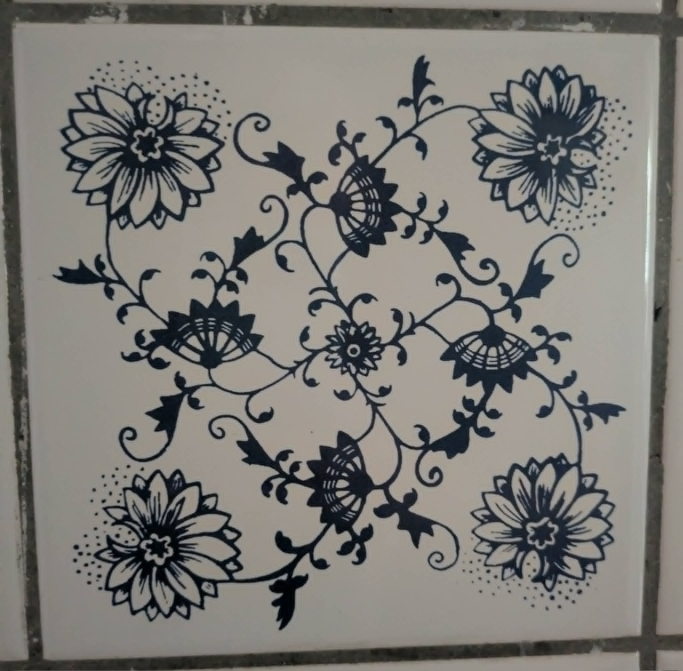
#> input picture data/tile_single.jpg, 2048 x 2012 px, found by its file name (shown at 1/3 size)
$ python theseus.py
#> lines starting #> are read from the running program, lines starting #| are printed output that depends on the picture; after the words box and inside, x2 and y2 are one past the last pixel; in counts of white or black regions, pixels touching at a corner belong together
### src/trace.py
"""Turn the photographed tile into strokes.

Threshold the ink, thin it to a one-pixel skeleton (Zhang-Suen), then walk the
skeleton into polylines, breaking at junctions. These polylines are what the
pen draws; fitting Beziers to them is a later refinement, not needed to see it
move.
"""
import json
import numpy as np
from PIL import Image

TILE = "data/tile_single.jpg"
CENTRE, HALF = (1054, 1038), 880          # from src/symmetry.py
N = 700


def ink_mask(path=TILE, n=N, pct=28.0):
#> called with path = 'data/tile_single.jpg', n = 501, pct = 28
    A = np.asarray(Image.open(path).convert("L"), dtype=np.float64)
    cx, cy = CENTRE
    sub = A[cy - HALF:cy + HALF, cx - HALF:cx + HALF]
    sub = np.asarray(Image.fromarray(sub).resize((n, n), Image.BILINEAR), float)
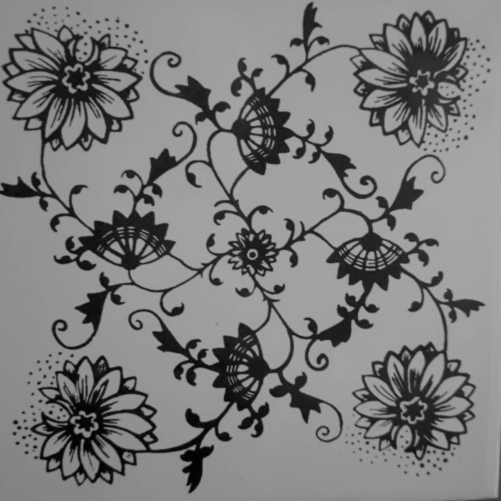
#> sub: shape (501, 501) float64; min 1.2, max 172.2, mean 125.4
    # the photo has a lighting gradient; flatten it before thresholding
    yy, xx = np.mgrid[0:n, 0:n] / n
    Aq = np.stack([np.ones_like(xx).ravel(), xx.ravel(), yy.ravel(),
                   (xx * yy).ravel(), (xx ** 2).ravel(), (yy ** 2).ravel()], 1)
    coef, *_ = np.linalg.lstsq(Aq, sub.ravel(), rcond=None)
#> coef = [126.6, -13.56, -14.72, 8.03, 31.3, 1.56]
    flat = sub - (Aq @ coef).reshape(n, n)
    return flat < np.percentile(flat, pct)
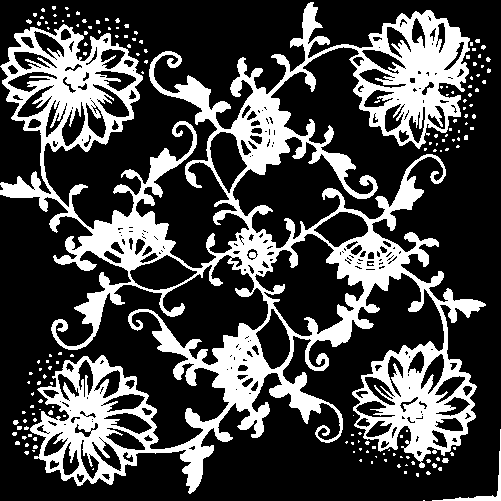
#> returned value: shape (501, 501) bool; 28% white; 157 white regions (152 under 20 px), largest, box (x1, y1, x2, y2) and area: (0, 2, 486, 494) 68293, (432, 429, 501, 501) 365, (442, 458, 449, 463) 28, (13, 420, 19, 425) 23, (48, 410, 53, 415) 20


# [64 lines left out: functions _nb, thin, polylines, not called in this run]


# [13 lines that do not run on import are left out]

### src/fourier.py
"""The equation that draws the tile. Cosines, and nothing else.

Put the origin on the tile's four-fold centre. A real image with C4 symmetry
about the origin has purely real Fourier coefficients -- because reality gives
F(-k) = conj F(k), C4 gives F(-k) = F(k), and the two together leave no
imaginary part. So there are no sine terms. The whole tile is

    C_mn(x,y) = cos(2pi(mx+ny)/L) + cos(2pi(-nx+my)/L)

    f(x,y) = sum over p4 orbits of  a_mn * C_mn(x,y)

    blue where f(x,y) > theta

Every a_mn is measured off the photograph, not chosen. Raising the cutoff K on
m^2+n^2 is the tile drawing itself.

Where the chirality is: p4 has no mirrors, so (m,n) and (n,m) are different
orbits and a_mn need not equal a_nm. In p4m they would be equal. The imbalance
between them is the curl of the tendrils, as one number.
"""
import numpy as np

import sys, os
sys.path.insert(0, os.path.dirname(__file__))
from trace import ink_mask

N = 501                      # odd, so the quarter turn has an exact fixed point
C = (N - 1) // 2


def p4_symmetrise(img):
    return sum(np.rot90(img, j) for j in range(4)) / 4.0


def centred(img):
    """Move the four-fold centre to index (0,0)."""
    return np.roll(img, (-C, -C), axis=(0, 1))


def coefficients(img):
    """F[u,v] with f(y,x) = sum F[u,v] exp(2pi i (u y + v x) / N)."""
    return np.fft.fft2(img) / img.size


def orbits(K):
    """One representative per p4 orbit inside |k| <= K."""
    out, seen = [], set()
    R = int(np.floor(K))
    for u in range(-R, R + 1):
        for v in range(-R, R + 1):
            if u * u + v * v > K * K:
                continue
            orb = {(u, v), (-v, u), (-u, -v), (v, -u)}
            key = min(orb)
            if key in seen:
                continue
            seen.add(key)
            out.append((key, len(orb), orb))
    return out


def band(F, K):
#> called with F = array of shape (501, 501), K = 120
    n = F.shape[0]
#> n = 501
    k = np.fft.fftfreq(n) * n
    U, V = np.meshgrid(k, k, indexing="ij")
    return np.where(U * U + V * V <= K * K, F, 0)


def synth(F, K=None):
    G = F if K is None else band(F, K)
    return np.real(np.fft.ifft2(G)) * G.size
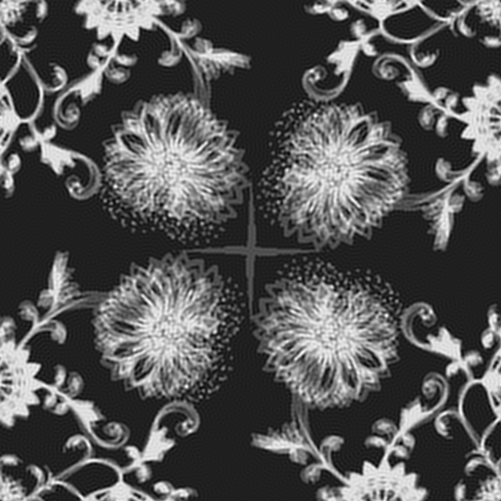
#> returned value: shape (501, 501) float64; min -0.165, max 1.17, mean 0.28; drawn with min black and max white


# [24 lines left out: functions series, chirality, not called in this run]


# [13 lines that do not run on import are left out]

### src/theseus.py
"""Replace the tile plank by plank. When does it stop being the tile?

The spectrum turned out to be generic: src/fractal.py measured the tail at
k^-1.85 against k^-2.01 for a smooth boundary, which is Porod's law and holds
for anything with edges. If the magnitudes |a_mn| carry no identity, then all
of it is in the signs -- and the ship can be rebuilt from its own timber and
come back a different ship.

So: keep every magnitude exactly, flip a fraction p of the signs, and score
against the original. Three orders, because which planks you replace first is
the whole question:

    fine first    the small coefficients, the detail
    coarse first  the big ones, the layout
    random        no preference

The floor is not zero. Two unrelated patterns at the same ink fraction still
overlap by chance, and that number is measured here rather than assumed.
"""
import numpy as np

import sys, os
sys.path.insert(0, os.path.dirname(__file__))
from trace import ink_mask
from fourier import N, C, p4_symmetrise, centred, coefficients, synth, orbits, band

K = 120


def setup():
    m = p4_symmetrise(ink_mask(n=N).astype(float))
    F = coefficients(centred(m))
    ref = np.roll(synth(F, K), (C, C), axis=(0, 1)) > 0.5
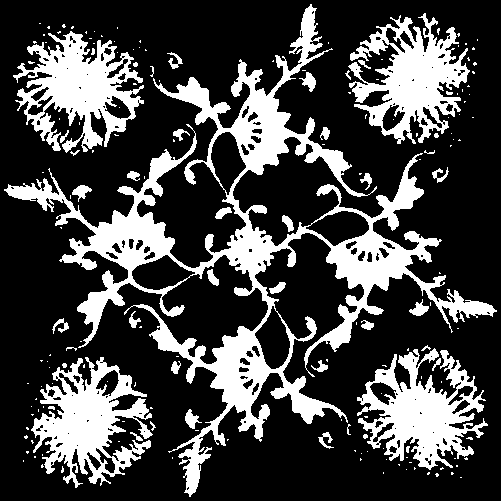
#> ref: shape (501, 501) bool; 27% white; 177 white regions (132 under 20 px), largest, box (x1, y1, x2, y2) and area: (4, 4, 497, 497) 34448, (348, 13, 470, 144) 7493, (13, 31, 144, 153) 7493
    return F, ref, float(ref.mean())


def iou(a, b):
    u = np.count_nonzero(a | b)
    return np.count_nonzero(a & b) / u if u else 0.0


def flip(F, keys, ink, seed=0):
    """Flip the sign of the given orbits, then re-threshold to the same ink."""
    G = F.copy()
    rng = np.random.default_rng(seed)
    for (u, v) in keys:
        s = -1.0 if rng.random() < 0.5 else 1.0     # a random plank, not a flipped one
        for (p, q) in {(u, v), (-v, u), (-u, -v), (v, -u)}:
            G[p % N, q % N] = s * G[p % N, q % N]
    f = np.roll(synth(G, K), (C, C), axis=(0, 1))
    return f > np.percentile(f, 100 * (1 - ink))


def run(fracs=np.linspace(0, 1, 21)):
    F, ref, ink = setup()
#> ink = 0.27
    orb = [uv for uv, _, _ in orbits(K) if uv != (0, 0)]
    mag = {uv: abs(F[uv[0] % N, uv[1] % N].real) for uv in orb}
#> mag = 11306 items
    fine = sorted(orb, key=lambda uv: (uv[0] ** 2 + uv[1] ** 2), reverse=True)
    coarse = list(reversed(fine))
    rng = np.random.default_rng(1)
    rand = [tuple(x) for x in np.array(orb)[rng.permutation(len(orb))]]

    rows = []
    for p in fracs:
        n = int(round(p * len(orb)))
        rows.append({"p": round(float(p), 3),
                     "fine": round(iou(flip(F, fine[:n], ink, seed=3), ref), 4),
                     "coarse": round(iou(flip(F, coarse[:n], ink, seed=3), ref), 4),
                     "random": round(iou(flip(F, rand[:n], ink, seed=3), ref), 4)})
#> this loop made 21 passes
#> pass 1, in flip, `f = np.roll(synth(G, K), (C, C), axis=(0, 1))`:
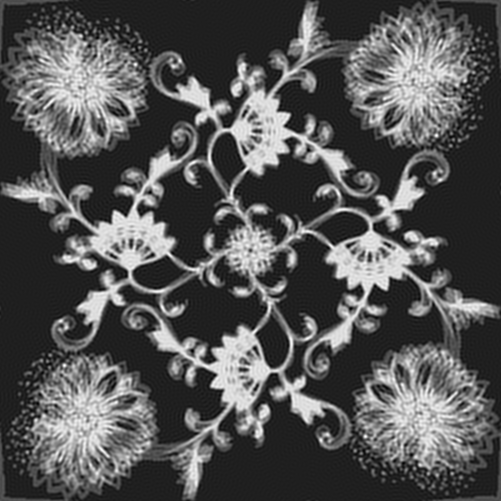
#> f: shape (501, 501) float64; min -0.165, max 1.17, mean 0.28; drawn with min black and max white
#> pass 2, in flip (call 5), `f = np.roll(synth(G, K), (C, C), axis=(0, 1))`:
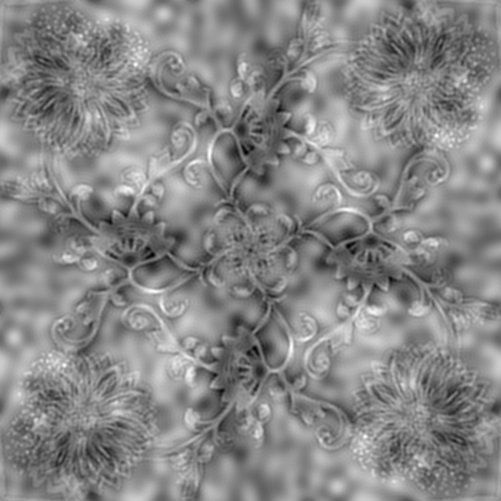
#> f: shape (501, 501) float64; min -1.22, max 1.61, mean 0.28; drawn with min black and max white
#> after the loop, rows = 21 items
    # chance floor: two independent full sign-scrambles
    a = flip(F, orb, ink, seed=11)
#> a: shape (501, 501) bool; 27% white; 633 white regions (496 under 20 px), largest, box (x1, y1, x2, y2) and area: (322, 19, 470, 202) 7785, (19, 31, 202, 179) 7785, (31, 299, 179, 482) 7785
    b = flip(F, orb, ink, seed=22)
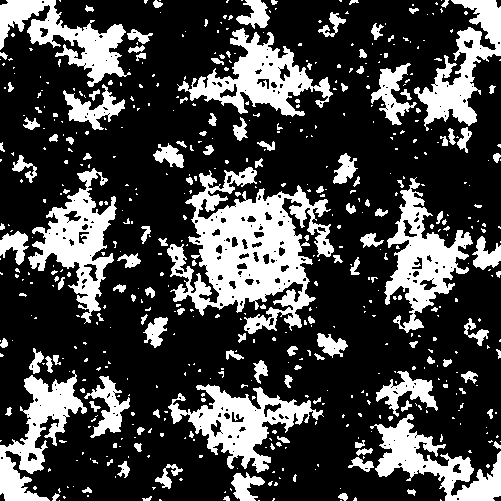
#> b: shape (501, 501) bool; 27% white; 557 white regions (420 under 20 px), largest, box (x1, y1, x2, y2) and area: (167, 167, 334, 334) 12805, (177, 28, 333, 117) 4992, (28, 168, 117, 324) 4992
    return rows, round(iou(a, b), 4), ink, len(orb)


if __name__ == "__main__":
    rows, floor, ink, n = run()
#> rows = 21 items; floor = 0.186; ink = 0.27; n = 11306
    print("K=%d, %d orbits, ink held at %.3f" % (K, n, ink))
#| K=120, 11306 orbits, ink held at 0.270
    print("chance floor (two unrelated sign-scrambles): IoU %.4f\n" % floor)
#| chance floor (two unrelated sign-scrambles): IoU 0.1859
    print("  %8s %10s %10s %10s" % ("replaced", "fine first", "coarse 1st", "random"))
    for r in rows:
        print("  %7.0f%% %10.4f %10.4f %10.4f"
              % (100 * r["p"], r["fine"], r["coarse"], r["random"]))
#> this loop made 21 passes
#> r on passes 1 to 11: {'p': 0, 'fine': 1, 'coarse': 1, 'random': 1}, {'p': 0.05, 'fine': 0.968, 'coarse': 0.149, 'random': 0.925}, {'p': 0.1, 'fine': 0.955, 'coarse': 0.135, 'random': 0.842}, {'p': 0.15, 'fine': 0.945, 'coarse': 0.122, 'random': 0.795}, {'p': 0.2, 'fine': 0.932, 'coarse': 0.121, 'random': 0.754}, {'p': 0.25, 'fine': 0.922, 'coarse': 0.117, 'random': 0.715}, {'p': 0.3, 'fine': 0.915, 'coarse': 0.114, 'random': 0.684}, {'p': 0.35, 'fine': 0.907, 'coarse': 0.113, 'random': 0.663}, {'p': 0.4, 'fine': 0.9, 'coarse': 0.111, 'random': 0.634}, {'p': 0.45, 'fine': 0.89, 'coarse': 0.108, 'random': 0.314}, {'p': 0.5, 'fine': 0.877, 'coarse': 0.107, 'random': 0.286}
#|         0%     1.0000     1.0000     1.0000
#|         5%     0.9682     0.1489     0.9246
#|        10%     0.9545     0.1351     0.8415
#|        15%     0.9448     0.1222     0.7951
#|        20%     0.9317     0.1211     0.7538
#|        25%     0.9222     0.1165     0.7151
#|        30%     0.9152     0.1141     0.6842
#|        35%     0.9075     0.1125     0.6628
#> (further printed lines are left out)

$ run again, with data/wall.jpg copied over data/tile_single.jpg
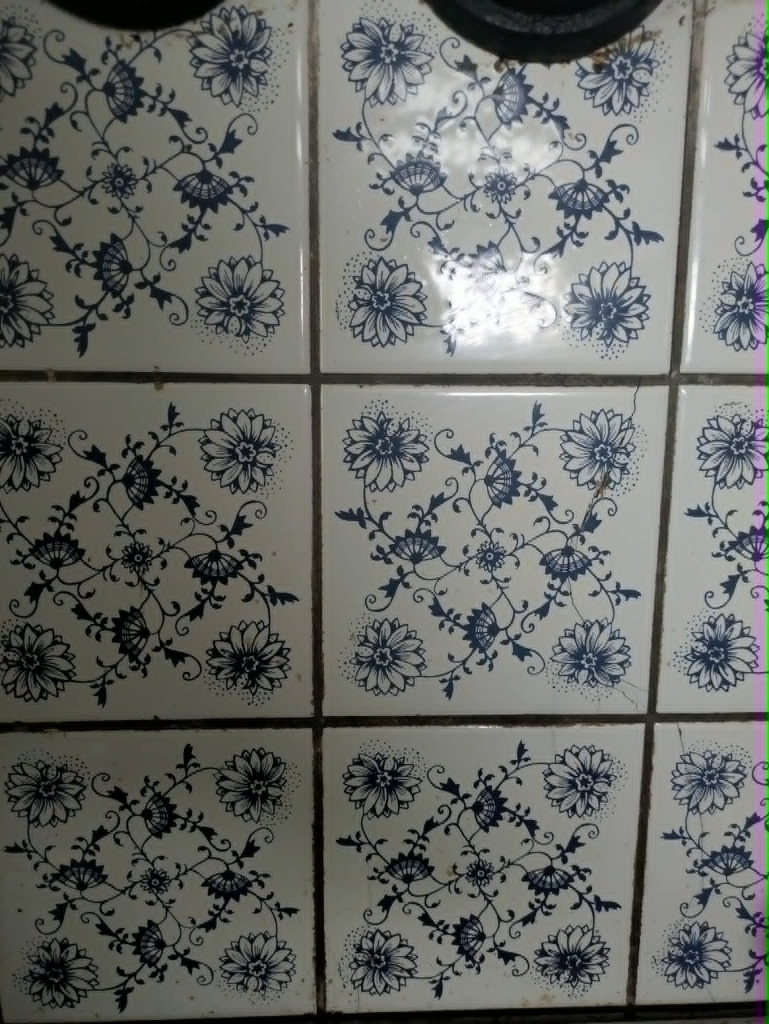
#> input picture data/wall.jpg, 1538 x 2048 px, found by its file name (shown at 1/2 size)
#> coef = [82.57, 185.2, -42.09, -16.59, -95.72, -8.22]
#> in ink_mask, `return flat < np.percentile(flat, pct)`:
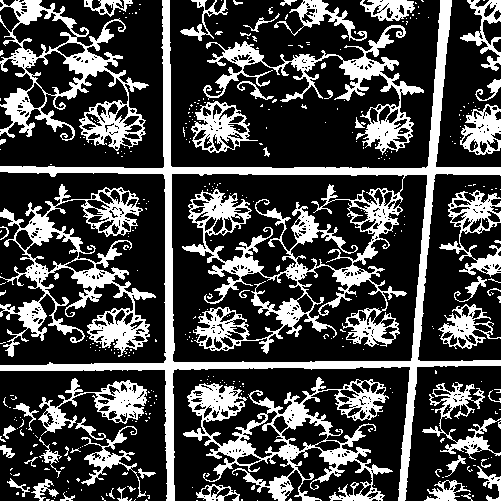
#> returned value: shape (501, 501) bool; 28% white; 404 white regions (346 under 20 px), largest, box (x1, y1, x2, y2) and area: (0, 0, 501, 501) 25475, (183, 377, 393, 501) 7891, (0, 184, 156, 357) 7634
#> ref: shape (501, 501) bool; 16.4% white; 1365 white regions (1072 under 20 px), largest, box (x1, y1, x2, y2) and area: (151, 94, 219, 285) 1427, (216, 151, 407, 219) 1427, (282, 216, 350, 407) 1427
#> in run, `F, ref, ink = setup()`: ink = 0.164
#> mag = 11306 items
#> the loop in run, `for p in fracs:` made 21 passes
#> after the loop in run, `for p in fracs:`: rows = 21 items
#> a: shape (501, 501) bool; 16.4% white; 1617 white regions (1245 under 20 px), largest, box (x1, y1, x2, y2) and area: (167, 84, 188, 133) 442, (368, 167, 417, 188) 442, (84, 313, 133, 334) 442
#> in run, `b = flip(F, orb, ink, seed=22)`:
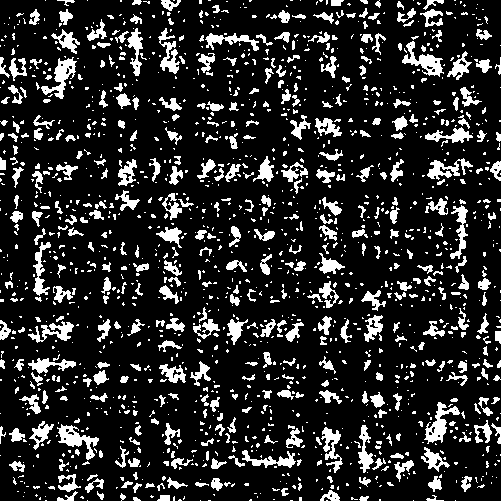
#> b: shape (501, 501) bool; 16.4% white; 1632 white regions (1212 under 20 px), largest, box (x1, y1, x2, y2) and area: (402, 41, 444, 77) 539, (41, 57, 77, 99) 539, (424, 402, 460, 444) 539
#> `rows, floor, ink, n = run()`: floor = 0.0995; ink = 0.164; n = 11306
#| K=120, 11306 orbits, ink held at 0.164
#| chance floor (two unrelated sign-scrambles): IoU 0.0995
#> the loop `for r in rows:` made 21 passes
#> r on passes 1 to 7: {'p': 0, 'fine': 1, 'coarse': 1, 'random': 1}, {'p': 0.05, 'fine': 0.877, 'coarse': 0.275, 'random': 0.784}, {'p': 0.1, 'fine': 0.827, 'coarse': 0.184, 'random': 0.653}, {'p': 0.15, 'fine': 0.787, 'coarse': 0.162, 'random': 0.538}, {'p': 0.2, 'fine': 0.763, 'coarse': 0.148, 'random': 0.495}, {'p': 0.25, 'fine': 0.741, 'coarse': 0.138, 'random': 0.468}, {'p': 0.3, 'fine': 0.716, 'coarse': 0.129, 'random': 0.424}
#> (printed output is left out)
